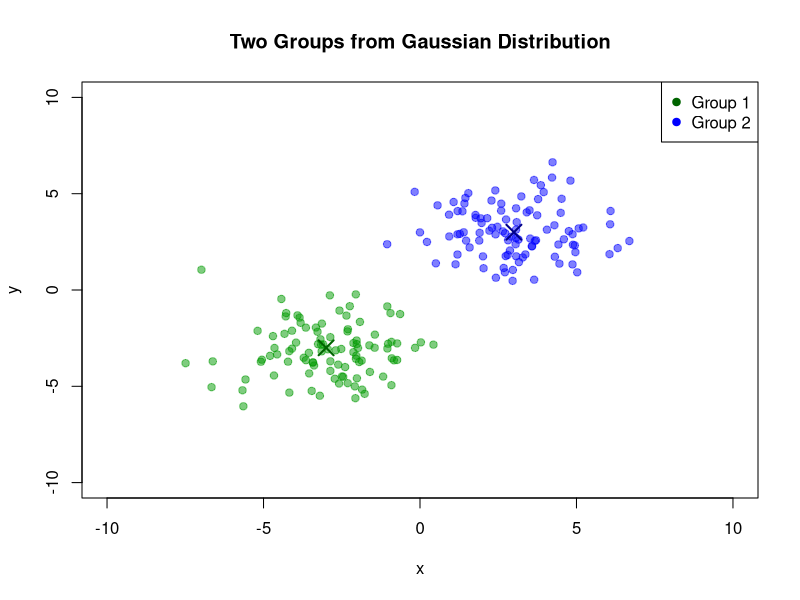

The R source for this figure:
generate_gaussian_data <- function(n = 200, center1 = c(-5, -5), center2 = c(5, 5), range = 10, sd = 1) {
  set.seed(42)
  
  # Group 1
  x1 <- rnorm(n, mean = center1[1], sd = sd)
  y1 <- rnorm(n, mean = center1[2], sd = sd)
  group1 <- data.frame(x = x1, y = y1, group = 1)
  
  # Group 2
  x2 <- rnorm(n, mean = center2[1], sd = sd)
  y2 <- rnorm(n, mean = center2[2], sd = sd)
  group2 <- data.frame(x = x2, y = y2, group = 2)
  
  # Combine into one data frame
  all_points <- rbind(group1, group2)
  
  # Plotting
  plot(all_points$x, all_points$y, 
       col = ifelse(all_points$group == 1, rgb(0, 0.6, 0, 0.5), rgb(0, 0, 1, 0.5)),
       pch = 19, xlim = c(-range, range), ylim = c(-range, range),
       xlab = "x", ylab = "y", main = "Two Groups from Gaussian Distribution")
  
  # Mark centers
  points(center1[1], center1[2], col = "darkgreen", pch = 4, lwd = 2, cex = 2)
  points(center2[1], center2[2], col = "darkblue", pch = 4, lwd = 2, cex = 2)
  
  legend("topright", legend = c("Group 1", "Group 2"), col = c("darkgreen", "blue"), pch = 19)
  
  return(all_points)
}

# Example usage
gaussian_groups <- generate_gaussian_data(n = 100, center1 = c(-3, -3), center2 = c(3, 3), sd = 1.5)